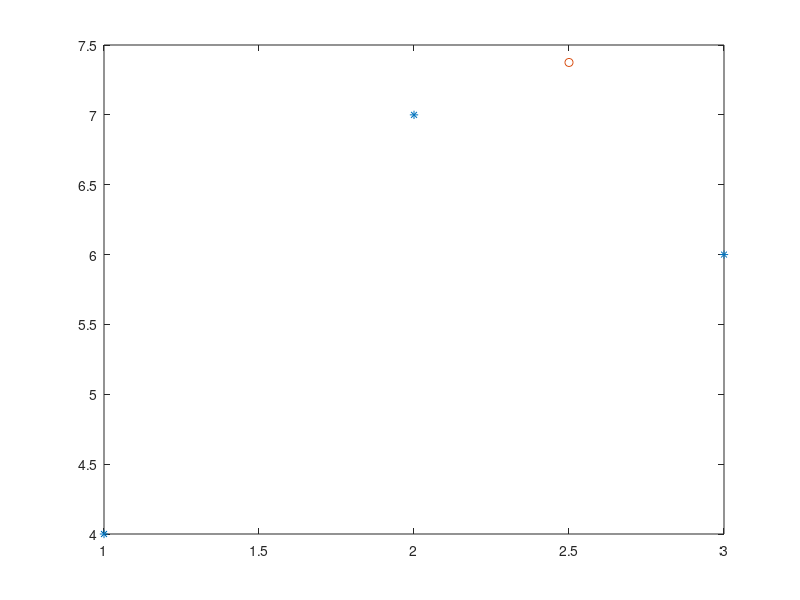

Recreate this plot in MATLAB.
 x1 = 1;
 y1 = 4;
 x2 = 2;
 y2 = 7;
 x3 = 3;
 y3 = 6;
 
 x =2.5;
 
 l1 = ( (x - x2) * (x - x3) ) / ( (x1 - x2) * (x1 - x3) ) ;
 
 l2 = ( (x - x1) * (x - x3) ) / ( (x2 - x1) * (x2 - x3) );

 l3 = ( (x - x1) * (x - x2) ) / ( (x3 - x1) * (x3 - x2)); 
 
 f = y1 * l1 + y2 * l2 + y2 * l3
 
 plot([x1 x2 x3],[y1 y2 y3], '*',x,f,'o')
